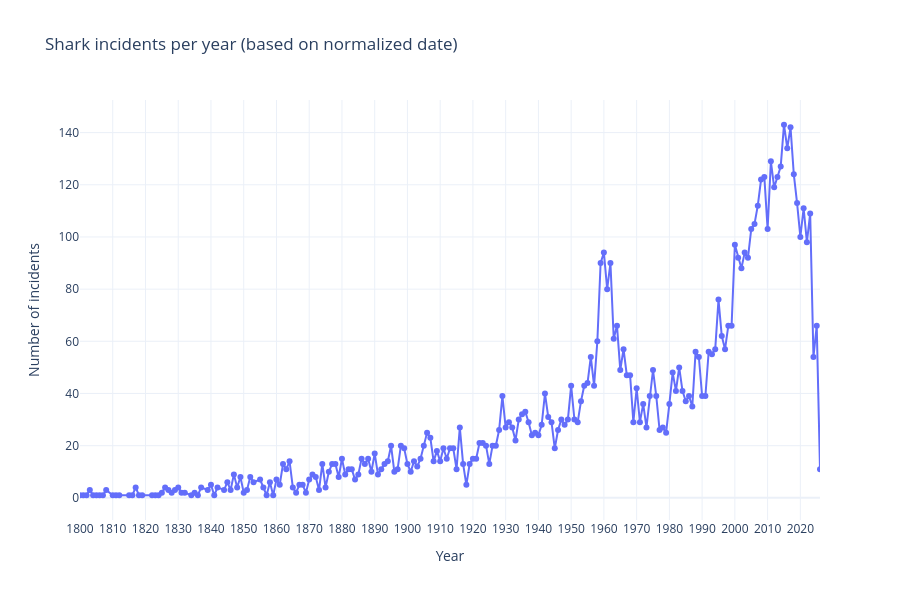

The notebook cell saved with this chart:
### Code cell
# Interactive plot with plotly.express
import plotly.express as px
import datetime

# ensure `normalized` is datetime
if not pd.api.types.is_datetime64_any_dtype(data['normalized']):
    data['normalized'] = pd.to_datetime(data['normalized'], errors='coerce')

# prepare data
data_plot = data.dropna(subset=['normalized']).copy()

df_counts = (
    data_plot['normalized'].dt.year
    .value_counts()
    .rename_axis('year')
    .reset_index(name='incidents')
    .sort_values('year')
)

# filter to sensible range: from 1800 to current year
current_year = datetime.datetime.now().year
df_counts = df_counts[df_counts['year'].between(1800, current_year)]

# build interactive Plotly figure
fig = px.line(
    df_counts,
    x='year',
    y='incidents',
    markers=True,
    title='Shark incidents per year (based on normalized date)',
    labels={'year': 'Year', 'incidents': 'Number of incidents'},
    template='plotly_white'
)
fig.update_traces(mode='lines+markers', hovertemplate='Year: %{x}<br>Incidents: %{y}')
fig.update_layout(xaxis=dict(range=[1800, current_year], dtick=10), height=600)
fig.show()

### Figure 1 — Plotly figure (JSON) as saved in the notebook; plotly's stock layout.template omitted (floating-point values rounded to 4 significant figures; data arrays with more than 128 entries replaced by an {"elided": "..."} marker saying what was removed)
{"data": [{"hovertemplate": "Year: %{x}<br>Incidents: %{y}", "legendgroup": "", "line": {"color": "#636efa", "dash": "solid"}, "marker": {"symbol": "circle"}, "mode": "lines+markers", "name": "", "orientation": "v", "showlegend": false, "type": "scatter", "x": {"elided": "218 int values"}, "xaxis": "x", "y": {"elided": "218 int values"}, "yaxis": "y"}], "layout": {"height": 600, "legend": {"tracegroupgap": 0}, "title": {"text": "Shark incidents per year (based on normalized date)"}, "xaxis": {"anchor": "y", "domain": [0, 1], "dtick": 10, "range": [1800, 2026], "title": {"text": "Year"}}, "yaxis": {"anchor": "x", "domain": [0, 1], "title": {"text": "Number of incidents"}}}}
